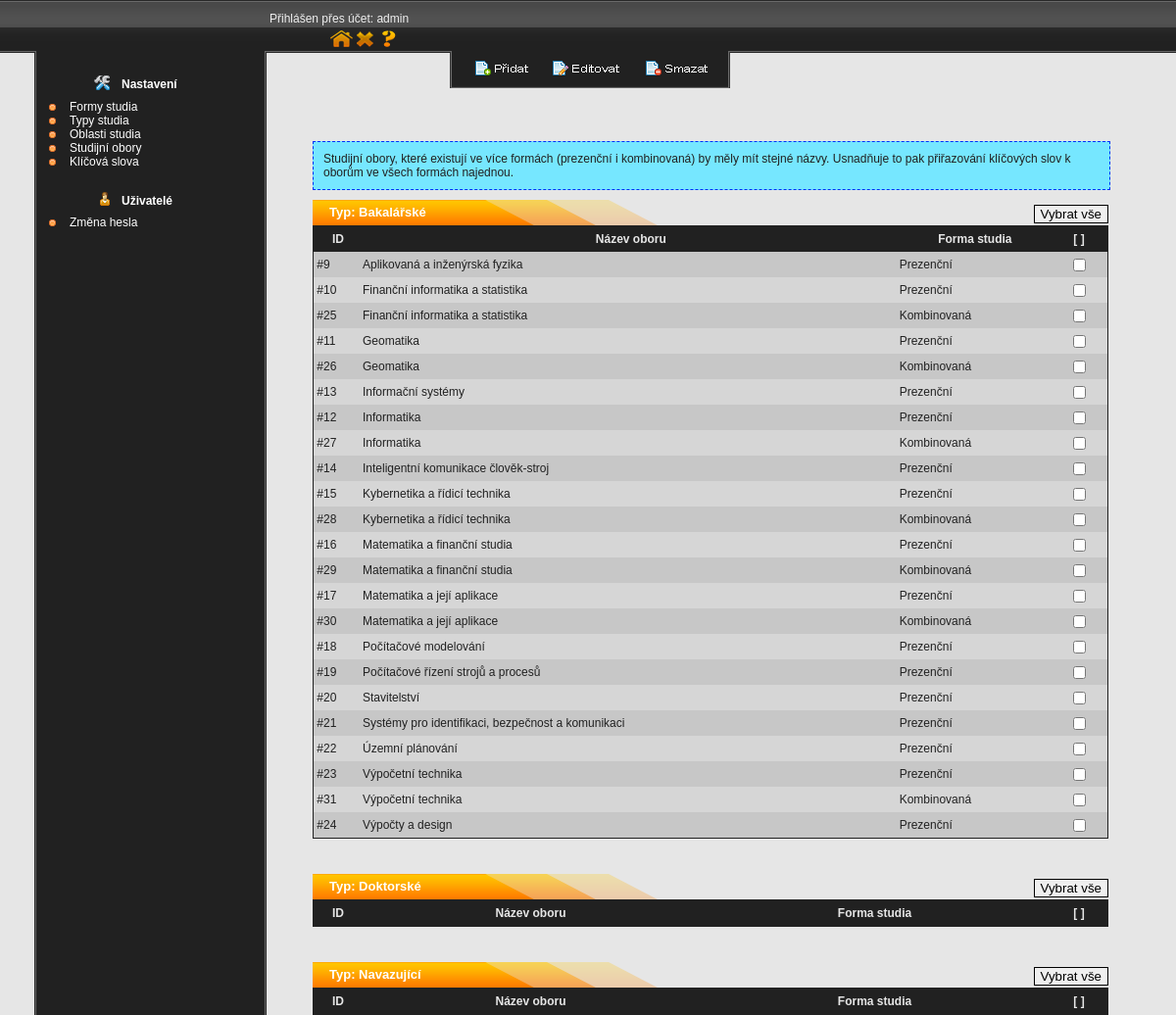
/admin/obory (signed in), run on the app's committed database.
### tables this page shows
CREATE TABLE IF NOT EXISTS `typ_studia` (
`ID_typ` int(11) NOT NULL,
  `Typ_nazev` varchar(50) NOT NULL
);

CREATE TABLE IF NOT EXISTS `obor` (
`ID_obor` int(11) NOT NULL,
  `Obor_nazev` varchar(255) NOT NULL,
  `Url` varchar(255) NOT NULL,
  `Popis` text,
  `ID_typ` int(11) NOT NULL,
  `ID_forma` int(11) NOT NULL
);

CREATE TABLE IF NOT EXISTS `forma_studia` (
`ID_forma` int(11) NOT NULL,
  `Forma_nazev` varchar(50) NOT NULL
);

### admin/index.php (called while the page is built, shortened)
<?php
$smerovac = new SmerovacKontroler();
$smerovac->zpracuj(array($_SERVER['REQUEST_URI']));
$smerovac->vypisPohled();
?>

### admin/modely/Db.php (called while the page is built, shortened)
<?php
	class Db	{
		private static $spojeni;
		private static $nastaveni = array(
    	PDO::ATTR_ERRMODE => PDO::ERRMODE_EXCEPTION,
      PDO::MYSQL_ATTR_INIT_COMMAND => "SET NAMES utf8",
      PDO::ATTR_EMULATE_PREPARES => false,
		);
		public static function pripoj($host, $uzivatel, $heslo, $databaze) {
    	if (!isset(self::$spojeni)) {
        self::$spojeni = @new PDO(
                "mysql:host=$host;dbname=$databaze",
                $uzivatel,
                $heslo,
                self::$nastaveni
        );
      }
		}
		public static function dotazVsechny($dotaz, $parametry = array()) {
      $navrat = self::$spojeni->prepare($dotaz);
      $navrat->execute($parametry);
      return $navrat->fetchAll();
		}
	}
?>

### admin/modely/Typ.php (called while the page is built, shortened)
<?php
	class Typ	{
		public static function getVsechnyTypy()	{
			return Db::dotazVsechny('select id_typ as id,typ_nazev as nazev from typ_studia order by nazev');
		}
	}
?>

### admin/kontrolery/OboryKontroler.php (called while the page is built, shortened)
<?php
	class OboryKontroler extends Kontroler	{
	    public function zpracuj($parametry)
	    {
					$vsechnyTypy = Typ::getVsechnyTypy();
					$i = 0;
					foreach ($vsechnyTypy as $typ)	{
						$typy[$i]["id"] = $typ["id"];
						$typy[$i]["nazev"] = $typ["nazev"];
						$typy[$i++]["radky"] = Obor::getObory($typ["id"]);
					}
	    }
	}
?>

### admin/kontrolery/SmerovacKontroler.php (called while the page is built, shortened)
<?php
	class SmerovacKontroler extends Kontroler	{
		protected $kontroler;
		public function zpracuj($parametry)	{
			$uzivatel = new Uzivatel();
			if ($uzivatel->jePrihlasen())	{
				$naparsovanaURL = $this->parsujURL($parametry[0]);
	      $tridaKontroleru = $this->pomlckyDoVelbloudiNotace(array_shift($naparsovanaURL)) . 'Kontroler';
	      if (file_exists('kontrolery/' . $tridaKontroleru . '.php'))	$this->kontroler = new $tridaKontroleru;
				else	$this->presmeruj('chyba');
				$this->kontroler->zpracuj($naparsovanaURL);
			}
		}
		private function parsujURL($url)	{
			$naparsovanaURL = parse_url($url);
			$naparsovanaURL["path"] = ltrim($naparsovanaURL["path"], "/");
			$naparsovanaURL["path"] = trim($naparsovanaURL["path"]);
			$rozdelenaCesta = explode("/", $naparsovanaURL["path"]);
			array_shift($rozdelenaCesta);
			return $rozdelenaCesta;
		}
		private function pomlckyDoVelbloudiNotace($text)	{
			$veta = str_replace('-', ' ', $text);
			$veta = ucwords($veta);
			$veta = str_replace(' ', '', $veta);
			return $veta;
		}
}
?>

### admin/modely/Obor.php (called while the page is built, shortened)
<?php
	class Obor	{
		public static function getObory($idTypu)	{
			return Db::dotazVsechny('select id_obor as id,obor_nazev as nazev,forma_nazev as forma from obor join forma_studia on forma_studia.id_forma = obor.id_forma where obor.id_typ=? order by nazev', array($idTypu));
		}
	}
?>

### admin/pohledy/obory.phtml (the view, shortened to what this page needs)
<div id="nastroje">
	<a href="obory-add" id='pridej'><img src='add.png' alt='' /></a><a href="javascript:void(0)" onclick="editujSeznam();" id="edituj"><img src='edit.png' alt='' /></a><a href="javascript:void(0)" onclick="smazSeznam('obory');" id="vymaz"><img src='delete.png' alt='' /></a>
</div>
<div id="obsah2">
  <span class='var info'>
		Studijní obory, které existují ve více formách (prezenční i kombinovaná) by měly mít stejné názvy. Usnadňuje to pak přiřazování klíčových slov k oborům ve všech formách najednou.
	</span>
	<form method="post" action="" name='formular'>
		<?php
			foreach ($typy as $typ)	{
		?>
			<div class='tabulka'>Typ: <?= $typ["nazev"]?> <input type='button' name='vybrat_vse' value='Vybrat vše' onclick='vyberVse("tabulka_<?= $typ["id"]?>")' /></div>
				<table class='seznam' cellspacing='0' cellpadding='0' border='0' id='tabulka_<?= $typ["id"]?>'>
					<tr><th style='width: 50px;'>ID</th><th>Název oboru</th><th>Forma studia</th><th style='width: 58px;'>[ ]</th></tr>
					<?php
						$i = 0;
						foreach ($typ["radky"] as $radek)	{
							echo "<tr ".($i++%2==1 ? "class='sudy'" : "")."><td>&nbsp;#".$radek["id"]."</td><td>".$radek["nazev"]."</td><td>".$radek["forma"]."</td><td class='center'><input type='checkbox' name='radek_".$radek["id"]."' value='1' /></td></tr>";
						}
					?>
				</table>
		<?php
			}
		?>
	</form>
</div>

### admin/css.css (style rules this page uses)
html { min-height: 100%; }
.center { text-align: center; }
.tabulka { float: left; width: 795px; height: 21px; background: url(tabulka.png) no-repeat; padding: 5px 0px 0px 17px; color: #ffffff; font-weight: bold; font-size: 13px; }
.tabulka input { float: right; }
.seznam { float: left; width: 812px; border: 1px solid #212121; margin-bottom: 36px; }
.seznam th, .seznam td { height: 26px; vertical-align: middle; }
.seznam th { text-align: center; color: #e6e6e6; background: #212121; }
.seznam td { color: #212121; background: #c7c7c7; }
.seznam .sudy td { background: #d6d6d6; }
span.var { float: left; width: 792px; padding: 10px; border: 1px dashed #212121; color: #212121; background: #d6d6d6; margin-bottom: 10px; }
span.var.info { background: #76e7ff; border: 1px dashed #002ff7; }
body { background: url(menu.png) repeat-y center center #e6e6e6; color: black; font-family: Arial; font-size: 12px; margin: 0px; padding: 0px; min-height: 100%; }
a { color: black; text-decoration: underline; }
a img { border: none; }
input,textarea, select { border: thin solid black; }
#nastroje { position: fixed; width: 282px; height: 34px; padding: 2px; background: url(tools.png); margin-left: 140px; top: 52px; text-align: center; z-index: 11; }
#nastroje img { width: 92px; height: 34px; margin: 0px 1px 0px 1px; }
#obsah2 { position: relative; width: 812px; top: 144px; z-index: 1; }

### data on the page
typ_studia: Typ_nazev "Bakalářské"
obor: ID_obor "9", Obor_nazev "Aplikovaná a inženýrská fyzika", ID_forma.Forma_nazev "Prezenční"
obor: ID_obor "10", Obor_nazev "Finanční informatika a statistika", ID_forma.Forma_nazev "Prezenční"
obor: ID_obor "25", Obor_nazev "Finanční informatika a statistika", ID_forma.Forma_nazev "Kombinovaná"
obor: ID_obor "11", Obor_nazev "Geomatika", ID_forma.Forma_nazev "Prezenční"
obor: ID_obor "26", Obor_nazev "Geomatika", ID_forma.Forma_nazev "Kombinovaná"
obor: ID_obor "13", Obor_nazev "Informační systémy", ID_forma.Forma_nazev "Prezenční"
obor: ID_obor "12", Obor_nazev "Informatika", ID_forma.Forma_nazev "Prezenční"
obor: ID_obor "27", Obor_nazev "Informatika", ID_forma.Forma_nazev "Kombinovaná"
obor: ID_obor "14", Obor_nazev "Inteligentní komunikace člověk-stroj", ID_forma.Forma_nazev "Prezenční"
obor: ID_obor "15", Obor_nazev "Kybernetika a řídicí technika", ID_forma.Forma_nazev "Prezenční"
obor: ID_obor "28", Obor_nazev "Kybernetika a řídicí technika", ID_forma.Forma_nazev "Kombinovaná"
obor: ID_obor "16", Obor_nazev "Matematika a finanční studia", ID_forma.Forma_nazev "Prezenční"
obor: ID_obor "29", Obor_nazev "Matematika a finanční studia", ID_forma.Forma_nazev "Kombinovaná"
obor: ID_obor "17", Obor_nazev "Matematika a její aplikace", ID_forma.Forma_nazev "Prezenční"
obor: ID_obor "30", Obor_nazev "Matematika a její aplikace", ID_forma.Forma_nazev "Kombinovaná"
obor: ID_obor "18", Obor_nazev "Počítačové modelování", ID_forma.Forma_nazev "Prezenční"
obor: ID_obor "19", Obor_nazev "Počítačové řízení strojů a procesů", ID_forma.Forma_nazev "Prezenční"
obor: ID_obor "20", Obor_nazev "Stavitelství", ID_forma.Forma_nazev "Prezenční"
obor: ID_obor "21", Obor_nazev "Systémy pro identifikaci, bezpečnost a komunikaci", ID_forma.Forma_nazev "Prezenční"
obor: ID_obor "22", Obor_nazev "Územní plánování", ID_forma.Forma_nazev "Prezenční"
obor: ID_obor "23", Obor_nazev "Výpočetní technika", ID_forma.Forma_nazev "Prezenční"
obor: ID_obor "31", Obor_nazev "Výpočetní technika", ID_forma.Forma_nazev "Kombinovaná"
obor: ID_obor "24", Obor_nazev "Výpočty a design", ID_forma.Forma_nazev "Prezenční"
typ_studia: Typ_nazev "Doktorské"
typ_studia: Typ_nazev "Navazující"

### other printed values
$prezdivka "admin"
